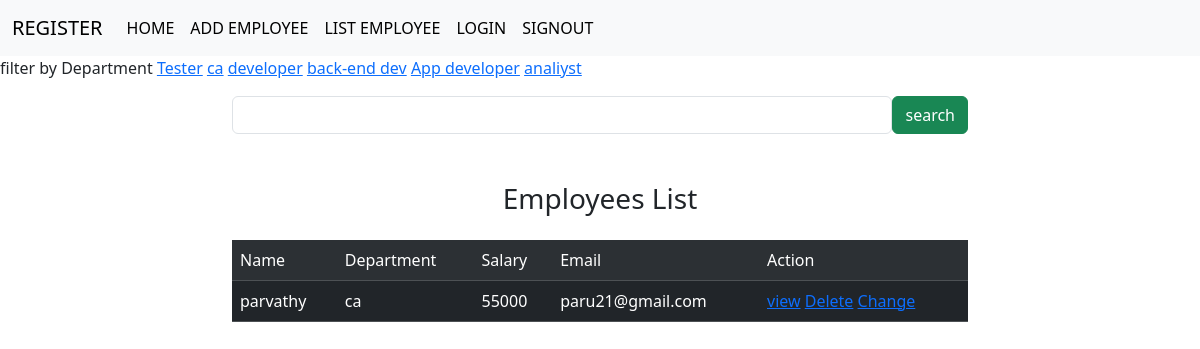
The page /employee/all?department=ca (signed in) on the database its author committed.
### crm/models.py (models this page shows, shortened)
class Employee(models.Model):
    name=models.CharField(max_length=100)
    age=models.PositiveIntegerField()
    email=models.EmailField(unique=True)
    contact=models.CharField(max_length=10,null=True)
    department=models.CharField(max_length=100)
    salary=models.PositiveIntegerField()
    profile_pic=models.ImageField(upload_to="images",null=True,blank=True)
    dob=models.DateField(null=True,blank=True)

### crm/views.py (the view, shortened to what this page needs)
# urls.py: path("employee/all",views.EmployeeListView.as_view(),name="emp-all"),
@method_decorator(signin_required,name="dispatch")
class EmployeeListView(View):
    def get(self,request,*args, **kwargs):
        qs=Employee.objects.all()
        department=Employee.objects.all().values_list("department",flat=True).distinct()
        print(department)
        if "department" in request.GET:
            dept=request.GET.get("department")
            qs=qs.filter(department__iexact=dept)
        return render(request,"emp_list.html",{"data":qs,"department":department})

### crm/views.py (called while the page is built)
def signin_required(fn):
    def wrapper(request,*args, **kwargs):
        if not request.user.is_authenticated:
            messages.error(request,"Invalid Session")
            return redirect("signin")
        else:
            return fn(request,*args,**kwargs)
    return wrapper

### crm/templates/emp_list.html (shortened to what this page needs)
{%extends 'base.html'%}
{%block body_block%}
<div>
    filter by Department
    {%for dep in department%}
        <a href="{%url 'emp-all'%}?department={{dep}}">{{dep}}</a>
    {%endfor%}
</div>
<div class="container mt-3">
    <div class="row">
        <div class="col-2"></div>
        <div class="col-8">
            <form action="" method="post">
                <div class="d-flex">
                   <input type="text" name="box" class="form-control">
                   <button type="submit" class="btn btn-success">search</button>
                </div>
            </form>
        </div>
        <div class="col-2"></div>
    </div>
</div>
<div class="container mt-5">
    <h3 class="text-center">Employees List</h3>
    <div class="row">
        <div class="col-2"></div>
        <div class="col-8">
            <table class="table table-dark table-striped  caption-top">
              <caption></caption>
                <tr>
                    <td>Name</td>
                    <td>Department</td>
                    <td>Salary</td>
                    <td>Email</td>
                    <td>Action</td>
                </tr>
                {%for emp in data%}
                <tr>
                    <td>{{emp.name}}</td>
                    <td>{{emp.department}}</td>
                    <td>{{emp.salary}}</td>
                    <td>{{emp.email}}</td>
                    <td>
                        <a href="{%url 'emp-detail' emp.id%}">view</a>
                        <a href="{%url 'emp-delete' emp.id%}">Delete</a>
                        <a href="{%url 'emp-edit' emp.id%}">Change</a>
                    </td>
                </tr>
                {%endfor%}
            </table>
        </div>
        <div class="col-2"></div>
    </div>
</div>
{%endblock%}

### rows shown on the page
Employee: name "parvathy", department "ca", salary "55000", email "paru21@gmail.com"

### other values the page prints
{{ dep }} "Tester" "ca" "developer" "back-end dev" "App developer" "analiyst"
